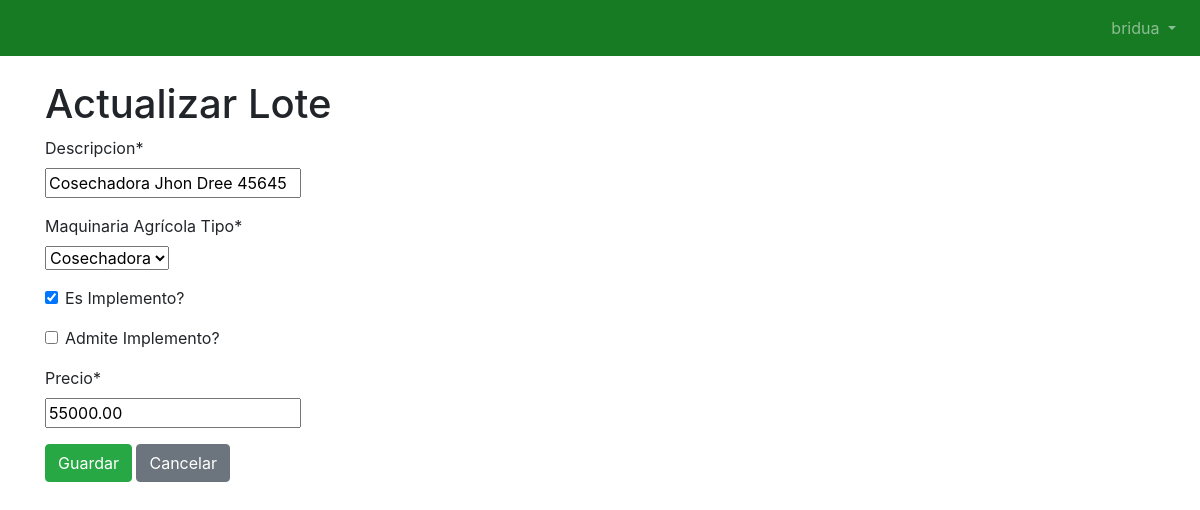
The page /inventory/maquinaria_agricola/1/update (signed in) on the database its author committed.
### inventory/models.py (models this page shows)
class MaquinariaAgricola(models.Model):
    descripcion = models.CharField(max_length=200, verbose_name="Descripcion")
    tipoMaquinariaAgricola = models.ForeignKey(TipoMaquinariaAgricola, on_delete=models.DO_NOTHING, verbose_name="Maquinaria Agrícola Tipo")
    esImplemento = models.BooleanField(verbose_name="Es Implemento?")
    admiteImplemento = models.BooleanField(verbose_name="Admite Implemento?")
    precio = models.DecimalField(max_digits=15, decimal_places=2, verbose_name="Precio")
    created = models.DateTimeField(auto_now_add=True)
    def __str__(self):
        return self.descripcion

### inventory/views.py (the view, shortened to what this page needs)
# urls.py: path('inventory/maquinaria_agricola/<int:pk>/update',MaquinariaAgricolaUpdateView.as_view(), name="maquinaria_agricola_update"),
class MaquinariaAgricolaUpdateView(LoginRequiredMixin,UpdateView):
    model = MaquinariaAgricola
    template_name = 'inventory/maquinaria_agricola_update.html'
    fields = ['descripcion','tipoMaquinariaAgricola','esImplemento','admiteImplemento','precio']

### inventory/models.py (called while the page is built)
    def __str__(self):
        return self.descripcion

### templates/inventory/maquinaria_agricola_update.html (shortened to what this page needs)
{% extends 'base.html' %}
{% load crispy_forms_tags %}
{% block content %}
<h1> Actualizar Lote </h1>
<form method="post">
    {{ form|crispy }}
    <input class="btn btn-success" type="submit" value="Guardar">
    <a class="btn btn-secondary" href="{% url 'maquinaria_agricola_list' %}"> Cancelar </a>
</form>
{% endblock %}

### templates/base.html (shortened to what this page needs)
{% load menu %}
{% load humanize %}
<!DOCTYPE html>
<html lang="es">
<head>
    <link rel="stylesheet" href="https://cdn.jsdelivr.net/npm/bootstrap@4.6.0/dist/css/bootstrap.min.css"
>
    <link rel="stylesheet" href="https://cdn.jsdelivr.net/npm/bootstrap-icons@1.5.0/font/bootstrap-icons.css">
</head>
<body>
    {% block header %}
    {% include "menu.html" %}
    {% endblock %}
    <div class="container d-print-m-none">
        {% block content %}
        {% endblock %}
    </div>
</body>
</html>

### templates/menu.html (shortened to what this page needs)
{% load static %}
<nav class="navbar navbar-expand-lg navbar-dark mb-4" style="background-color: #177B24 ">
    <ul class="navbar-nav ">
        <li class="nav-item dropdown">
            <a class="nav-link dropdown-toggle" href="#" id="navbarDropdownMenuLink" data-toggle="dropdown" aria-haspopup="true" aria-expanded="false">
                {{ user.username|default:'Guest' }}
            </a>
          </li>
    </ul>
</nav>

### templates/bootstrap4/field.html (shortened to what this page needs)
{% load crispy_forms_field %}
{% if field.is_hidden %}
    {{ field }}
{% else %}
    {% if field|is_checkbox %}
        <div class="{% if formset_delete %}d-none{% else %}form-group{% endif %}{% if 'form-horizontal' in form_class %} row{% endif %}">
    {% endif %}
    <{% if tag %}{{ tag }}{% else %}div{% endif %} id="div_{{ field.auto_id }}" class="{% if not field|is_checkbox %}form-group{% else %}{%if use_custom_control%}custom-control custom-checkbox{% else %}form-check{% endif %}{% endif %}">
        {% if field.label and not field|is_checkbox and form_show_labels %}
            <label {% if field.id_for_label %}for="{{ field.id_for_label }}" {% endif %}class="{% if 'form-horizontal' in form_class %}col-form-label {% endif %}{{ label_class }}{% if field.field.required %} requiredField{% endif %}">
                {{ field.label|safe }}{% if field.field.required %}<span class="asteriskField">*</span>{% endif %}
            </label>
        {% endif %}
        {% if not field|is_checkboxselectmultiple and not field|is_radioselect %}
            {% if field|is_checkbox and form_show_labels %}
                {%if use_custom_control%}
                    {% crispy_field field 'class' 'custom-control-input' %}
                {% else %}
                    {% crispy_field field 'class' 'form-check-input' %}
                {% endif %}
                <label for="{{ field.id_for_label }}" class="{%if use_custom_control%}custom-control-label{% else %}form-check-label{% endif %}{% if field.field.required %} requiredField{% endif %}">
                    {{ field.label|safe }}{% if field.field.required %}<span class="asteriskField">*</span>{% endif %}
                </label>
            {% elif field|is_file and use_custom_control  %}
                {% include 'bootstrap4/layout/field_file.html' %}
            {% else %}
                <div class="{{ field_class }}">
                    {% if field|is_select and use_custom_control %}
                         {% crispy_field field 'class' 'custom-select' %}
                    {% else %}
                        {% crispy_field field %}
                    {% endif %}
                </div>
            {% endif %}
        {% endif %}
    </{% if tag %}{{ tag }}{% else %}div{% endif %}>
    {% if field|is_checkbox %}
        </div>
    {% endif %}
{% endif %}

### templates/scripts/jquery_formset.html (shortened to what this page needs)
{% load static %}

### rows shown on the page
MaquinariaAgricola: descripcion "Cosechadora Jhon Dree 45645", tipoMaquinariaAgricola "Cosechadora", esImplemento "☑", precio "55000.00"

### other values the page prints
{{ user.username|default:'Guest' }} "bridua"
{{ field.label|safe }} "Descripcion Maquinaria Agrícola Tipo Precio"
{{ field.label|safe }} "Es Implemento? Admite Implemento?"
